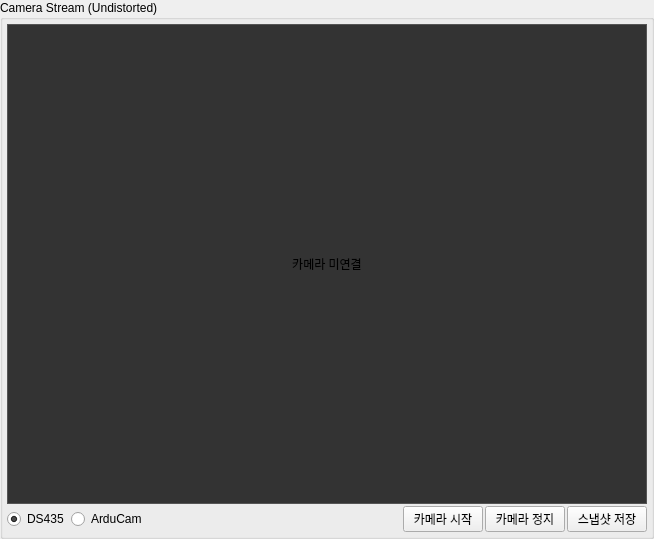
       <widget class="QGroupBox" name="groupEyeInHandCameraStream">
        <property name="title">
         <string>Camera Stream (Undistorted)</string>
        </property>
        <layout class="QVBoxLayout" name="verticalLayoutEyeInHandCamera">
         <property name="spacing">
          <number>2</number>
         </property>
         <property name="leftMargin">
          <number>4</number>
         </property>
         <property name="topMargin">
          <number>4</number>
         </property>
         <property name="rightMargin">
          <number>4</number>
         </property>
         <property name="bottomMargin">
          <number>4</number>
         </property>
         <item>
          <widget class="QLabel" name="labelEyeInHandCameraView">
           <property name="sizePolicy">
            <sizepolicy hsizetype="Fixed" vsizetype="Fixed">
             <horstretch>0</horstretch>
             <verstretch>0</verstretch>
            </sizepolicy>
           </property>
           <property name="minimumSize">
            <size>
             <width>640</width>
             <height>480</height>
            </size>
           </property>
           <property name="maximumSize">
            <size>
             <width>640</width>
             <height>480</height>
            </size>
           </property>
           <property name="styleSheet">
            <string>background-color: #333333; border: 1px solid #555555;</string>
           </property>
           <property name="text">
            <string>카메라 미연결</string>
           </property>
           <property name="alignment">
            <set>Qt::AlignCenter</set>
           </property>
          </widget>
         </item>
         <item>
          <layout class="QHBoxLayout" name="horizontalLayoutEyeInHandCameraButtons">
           <item>
            <widget class="QRadioButton" name="radioDS435">
             <property name="text">
              <string>DS435</string>
             </property>
             <property name="checked">
              <bool>true</bool>
             </property>
            </widget>
           </item>
           <item>
            <widget class="QRadioButton" name="radioArduCam">
             <property name="text">
              <string>ArduCam</string>
             </property>
            </widget>
           </item>
           <item>
            <spacer name="horizontalSpacerCameraSelect">
             <property name="orientation">
              <enum>Qt::Horizontal</enum>
             </property>
             <property name="sizeHint" stdset="0">
              <size>
               <width>20</width>
               <height>20</height>
              </size>
             </property>
            </spacer>
           </item>
           <item>
            <widget class="QPushButton" name="btnEyeInHandStartCamera">
             <property name="text">
              <string>카메라 시작</string>
             </property>
            </widget>
           </item>
           <item>
            <widget class="QPushButton" name="btnEyeInHandStopCamera">
             <property name="text">
              <string>카메라 정지</string>
             </property>
            </widget>
           </item>
           <item>
            <widget class="QPushButton" name="btnEyeInHandSnapshot">
             <property name="text">
              <string>스냅샷 저장</string>
             </property>
            </widget>
           </item>
          </layout>
         </item>
        </layout>
       </widget>
